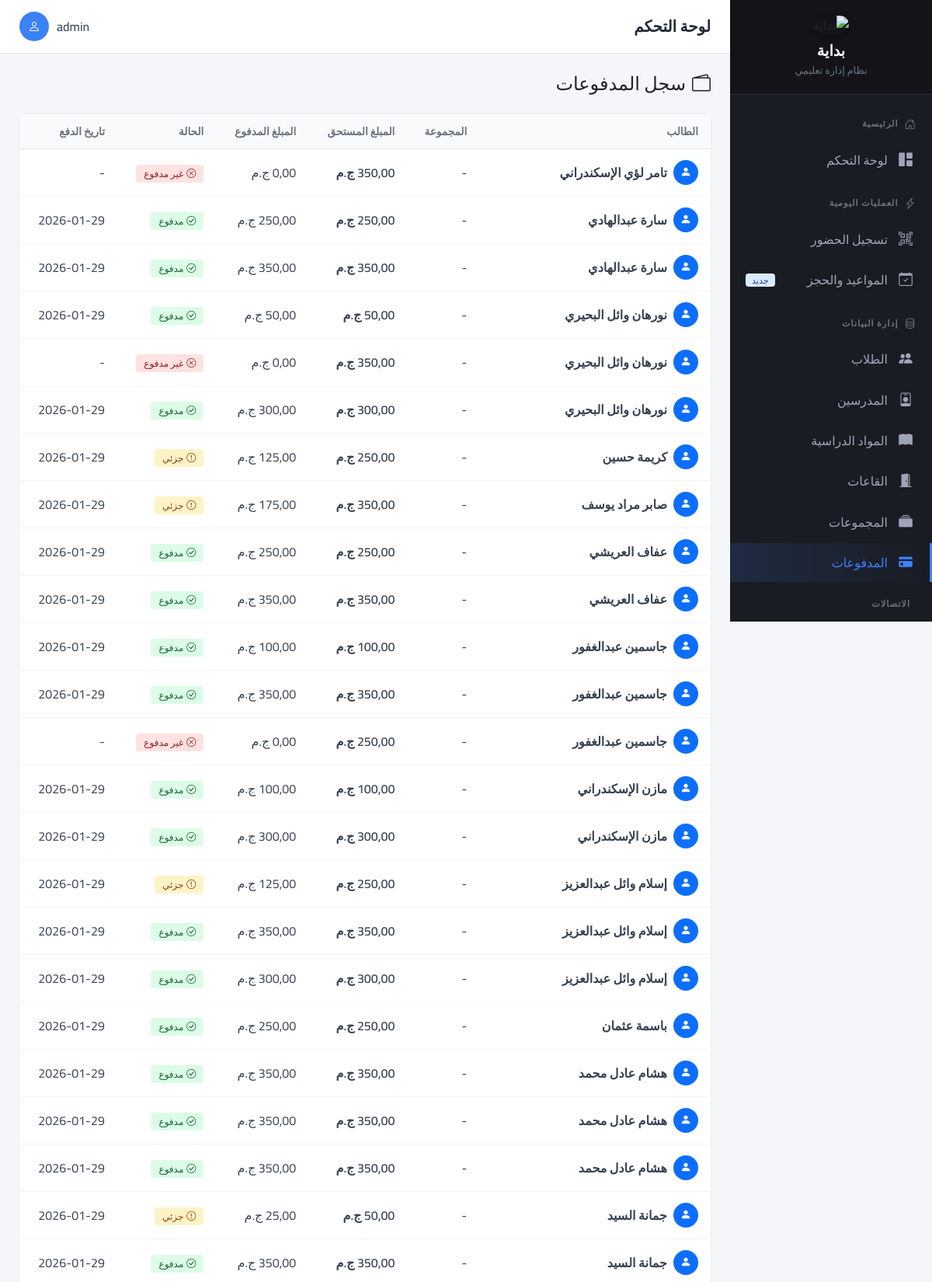
/payments/ (signed in, upper part), run on the app's committed database.
### apps/accounts/models.py (models this page shows, shortened)
class User(AbstractUser):
    ROLE_CHOICES = [
        ('admin', 'مدير النظام'),
        ('supervisor', 'مشرف الحضور'),
        ('teacher', 'مدرس'),
    ]
    user_id = models.AutoField(primary_key=True)
    role = models.CharField(
        max_length=20,
        choices=ROLE_CHOICES,
        default='supervisor',
        verbose_name='الدور'
    )
    phone = models.CharField(
        max_length=17,
        blank=True,
        verbose_name='رقم الهاتف'
    )
    is_active = models.BooleanField(default=True)
    created_at = models.DateTimeField(auto_now_add=True)
    updated_at = models.DateTimeField(auto_now=True)
    class Meta:
        db_table = 'users'
        verbose_name = 'مستخدم'
        verbose_name_plural = 'المستخدمين'

### apps/payments/models.py (models this page shows, shortened)
class Payment(models.Model):
    STATUS_CHOICES = [
        ('paid', 'مدفوع'),
        ('partial', 'مدفوع جزئياً'),
        ('unpaid', 'غير مدفوع'),
    ]
    payment_id = models.AutoField(primary_key=True)
    student = models.ForeignKey(
        'students.Student',
        on_delete=models.CASCADE,
        related_name='payments'
    )
    group = models.ForeignKey(
        'teachers.Group',
        on_delete=models.CASCADE,
        related_name='payments',
        verbose_name="المجموعة"
    )
    month = models.DateField(verbose_name="الشهر")
    amount_due = models.DecimalField(
        max_digits=10,
        decimal_places=2,
        verbose_name="المبلغ المطلوب"
    )
    amount_paid = models.DecimalField(
        max_digits=10,
        decimal_places=2,
        default=0,
        verbose_name="المبلغ المدفوع"
    )
    payment_date = models.DateTimeField(null=True, blank=True, verbose_name="تاريخ الدفع")
    sessions_attended = models.IntegerField(default=0, verbose_name="عدد الحصص")
    status = models.CharField(
        max_length=10,
        choices=STATUS_CHOICES,
        default='unpaid',
        verbose_name="الحالة"
    )
    notes = models.TextField(blank=True, verbose_name="ملاحظات")
    created_at = models.DateTimeField(auto_now_add=True)
    updated_at = models.DateTimeField(auto_now=True)
    class Meta:
        db_table = 'payments'
        unique_together = ['student', 'group', 'month']
        ordering = ['-month']

### apps/students/models.py (models this page shows, shortened)
class Student(models.Model):
    GENDER_CHOICES = [
        ('male', 'ذكر'),
        ('female', 'أنثى'),
    ]
    EDUCATION_STAGE_CHOICES = [
        ('primary', 'ابتدائي'),
        ('preparatory', 'إعدادي'),
        ('secondary', 'ثانوي'),
    ]
    EDUCATION_YEAR_CHOICES = [
        ('1', 'أولى'),
        ('2', 'ثانية'),
        ('3', 'ثالثة'),
    ]
    EDUCATION_TYPE_CHOICES = [
        ('general', 'عام'),
        ('languages', 'لغات'),
        ('experimental', 'تجريبي'),
    ]
    student_id = models.AutoField(primary_key=True)
    student_code = models.CharField(
        max_length=10,
        unique=True,
        db_index=True,
        verbose_name="كود الطالب",
        help_text="كود قصير ومميز (مثال: 1001، 5050)"
    )
    full_name = models.CharField(max_length=255, verbose_name="الاسم الكامل")
    gender = models.CharField(
        max_length=10,
        choices=GENDER_CHOICES,
        default='male',
        verbose_name="النوع",
        help_text="لتحديد نوع المجموعة المناسبة"
    )
    education_stage = models.CharField(
        max_length=20,
        choices=EDUCATION_STAGE_CHOICES,
        blank=True,
        verbose_name="المرحلة الدراسية"
    )
    education_year = models.CharField(
        max_length=5,
        choices=EDUCATION_YEAR_CHOICES,
        blank=True,
        verbose_name="السنة الدراسية"
    )
    education_type = models.CharField(
        max_length=20,
        choices=EDUCATION_TYPE_CHOICES,
        default='general',
        verbose_name="نوع التعليم"
    )
    groups = models.ManyToManyField(
        'teachers.Group',
        through='StudentGroupEnrollment',
        related_name='enrolled_students',
        verbose_name="المجموعات"
    )
    phone_regex = RegexValidator(
        regex=r'^\+?1?\d{9,15}$',
        message="رقم الهاتف يجب أن يكون بالصيغة: '+999999999'"
    )
    student_phone = models.CharField(
        validators=[RegexValidator(
            regex=r'^\+?1?\d{9,15}$',
            message="رقم الهاتف يجب أن يكون بالصيغة: '+999999999'"
        )],
        max_length=17,
        blank=True,
        verbose_name="رقم الطالب"
    )
    parent_phone = models.CharField(
        validators=[RegexValidator(
            regex=r'^\+?1?\d{9,15}$',
            message="رقم الهاتف يجب أن يكون بالصيغة: '+999999999'"
        )],
        max_length=17,
        verbose_name="هاتف ولي الأمر",
        help_text="للأولاد = الأب، للبنات = الأم/الأخت"
    )
    date_of_birth = models.DateField(
        null=True,
        blank=True,
        verbose_name="تاريخ الميلاد"
    )
    school_name = models.CharField(
        max_length=100,
        blank=True,
        verbose_name="اسم المدرسة"
    )
    grade = models.CharField(
        max_length=50,
        blank=True,
        verbose_name="الصف الدراسي"
    )
    address = models.TextField(
        blank=True,
        verbose_name="العنوان"
    )
    parent_name = models.CharField(
        max_length=255,
        blank=True,
        verbose_name="اسم ولي الأمر"
    )
    is_active = models.BooleanField(default=True, verbose_name="نشط")
    created_at = models.DateTimeField(auto_now_add=True)
    updated_at = models.DateTimeField(auto_now=True)
    class Meta:
        db_table = 'students'
        verbose_name = 'طالب'
        verbose_name_plural = 'الطلاب'
        ordering = ['-created_at']

### apps/payments/views.py (the view)
# urls.py: path('', views.payment_list, name='list'),
@login_required
def payment_list(request):
    payments = Payment.objects.select_related('student').all()
    return render(request, 'payments/list.html', {'payments': payments})

### templates/payments/list.html (shortened to what this page needs)
{% extends 'base.html' %}
{% block content %}
<div class="d-flex justify-content-between align-items-center mb-4">
    <h4 class="mb-0"><i class="bi bi-wallet2 me-2"></i>سجل المدفوعات</h4>
</div>
<div class="card">
    <div class="card-body p-0">
        <div class="table-responsive">
            <table class="table table-hover mb-0">
                <thead>
                    <tr>
                        <th>الطالب</th>
                        <th>المجموعة</th>
                        <th>المبلغ المستحق</th>
                        <th>المبلغ المدفوع</th>
                        <th>الحالة</th>
                        <th>تاريخ الدفع</th>
                    </tr>
                </thead>
                <tbody>
                    {% for payment in payments %}
                    <tr>
                        <td>
                            <div class="d-flex align-items-center">
                                <div class="rounded-circle bg-primary d-flex align-items-center justify-content-center me-2" style="width: 32px; height: 32px;">
                                    <i class="bi bi-person-fill text-white" style="font-size: 0.875rem;"></i>
                                </div>
                                <span class="fw-semibold">{{ payment.student.full_name }}</span>
                            </div>
                        </td>
                        <td>{{ payment.student.group.group_name|default:"-" }}</td>
                        <td><span class="fw-semibold">{{ payment.amount_due }} ج.م</span></td>
                        <td>{{ payment.amount_paid }} ج.م</td>
                        <td>
                            {% if payment.status == 'paid' %}
                            <span class="badge bg-success"><i class="bi bi-check-circle me-1"></i>مدفوع</span>
                            {% elif payment.status == 'partial' %}
                            <span class="badge bg-warning"><i class="bi bi-exclamation-circle me-1"></i>جزئي</span>
                            {% else %}
                            <span class="badge bg-danger"><i class="bi bi-x-circle me-1"></i>غير مدفوع</span>
                            {% endif %}
                        </td>
                        <td>{{ payment.payment_date|date:"Y-m-d"|default:"-" }}</td>
                    </tr>
                    {% endfor %}
                </tbody>
            </table>
        </div>
    </div>
</div>
{% endblock %}

### templates/base.html (shortened to what this page needs)
<!DOCTYPE html>
<html lang="ar" dir="rtl">
<head>
    <link href="https://cdn.jsdelivr.net/npm/bootstrap@5.3.2/dist/css/bootstrap.rtl.min.css" rel="stylesheet">
    <link rel="stylesheet" href="https://cdn.jsdelivr.net/npm/bootstrap-icons@1.11.1/font/bootstrap-icons.css">
</head>
<body>
    <aside class="sidebar" id="sidebar">
        <div class="sidebar-header">
            <img src="https://quant1.b-cdn.net/R3TXa5heKSHw.jpeg" alt="بداية" class="sidebar-logo">
            <h4>بداية</h4>
            <span>نظام إدارة تعليمي</span>
        </div>
        <nav class="sidebar-menu">
            <div class="menu-section">
                <div class="menu-header">
                    <i class="bi bi-house-door"></i>
                    الرئيسية
                </div>
                <a href="{% url 'reports:dashboard' %}" class="menu-item {% if request.resolver_match.namespace == 'reports' and request.resolver_match.url_name == 'dashboard' %}active{% endif %}">
                    <i class="bi bi-grid-1x2-fill"></i>
                    <span>لوحة التحكم</span>
                </a>
            </div>
            <div class="menu-section">
                <div class="menu-header">
                    <i class="bi bi-lightning-charge"></i>
                    العمليات اليومية
                </div>
                <a href="{% url 'attendance:scanner' %}" class="menu-item {% if request.resolver_match.url_name == 'scanner' %}active{% endif %}">
                    <i class="bi bi-qr-code-scan"></i>
                    <span>تسجيل الحضور</span>
                </a>
                <a href="{% url 'teachers:booking_search' %}" class="menu-item {% if 'booking' in request.resolver_match.url_name %}active{% endif %}">
                    <i class="bi bi-calendar-check"></i>
                    <span>المواعيد والحجز</span>
                    <span class="badge bg-primary">جديد</span>
                </a>
            </div>
            <div class="menu-section">
                <div class="menu-header">
                    <i class="bi bi-database"></i>
                    إدارة البيانات
                </div>
                <a href="{% url 'students:list' %}" class="menu-item {% if request.resolver_match.namespace == 'students' %}active{% endif %}">
                    <i class="bi bi-people-fill"></i>
                    <span>الطلاب</span>
                </a>
                <a href="{% url 'teachers:list' %}" class="menu-item ">
                    <i class="bi bi-person-badge"></i>
                    <span>المدرسين</span>
                </a>
                <a href="{% url 'teachers:subject_list' %}" class="menu-item {% if 'subject' in request.resolver_match.url_name %}active{% endif %}">
                    <i class="bi bi-book-fill"></i>
                    <span>المواد الدراسية</span>
                </a>
                <a href="{% url 'teachers:room_list' %}" class="menu-item {% if 'room' in request.resolver_match.url_name %}active{% endif %}">
                    <i class="bi bi-door-open-fill"></i>
                    <span>القاعات</span>
                </a>
                <a href="{% url 'teachers:group_list' %}" class="menu-item {% if 'group' in request.resolver_match.url_name %}active{% endif %}">
                    <i class="bi bi-collection-fill"></i>
                    <span>المجموعات</span>
                </a>
                <a href="{% url 'payments:list' %}" class="menu-item {% if request.resolver_match.namespace == 'payments' %}active{% endif %}">
                    <i class="bi bi-credit-card-fill"></i>
                    <span>المدفوعات</span>
                </a>
            </div>
            <div class="menu-section">
                <div class="menu-header">
                    الاتصالات
                </div>
                <a href="{% url 'notifications:whatsapp_dashboard' %}" class="menu-item {% if 'whatsapp' in request.path %}active{% endif %}">
                </a>
            </div>
        </nav>
    </aside>
    <div class="main-wrapper">
        <header class="top-header">
            <div class="d-flex align-items-center">
                <h1 class="page-title">{% block page_title %}لوحة التحكم{% endblock %}</h1>
            </div>
            {% if user.is_authenticated %}
            <div class="user-info">
                <span class="user-name">{{ user.get_full_name|default:user.username }}</span>
                <div class="user-avatar">
                    <i class="bi bi-person"></i>
                </div>
            </div>
            {% endif %}
        </header>
        <main class="content-area">
            {% block content %}{% endblock %}
        </main>
    </div>
</body>
</html>

### data on the page
User: get_full_name "admin"
Payment: student.full_name "تامر لؤي الإسكندراني", student.group.group_name "-", amount_due "350,00", amount_paid "0,00", status "unpaid" (drawn), payment_date "-"
Payment: student.full_name "سارة عبدالهادي", student.group.group_name "-", amount_due "250,00", amount_paid "250,00", status "paid" (drawn), payment_date "2026-01-29"
Payment: student.full_name "سارة عبدالهادي", student.group.group_name "-", amount_due "350,00", amount_paid "350,00", status "paid" (drawn), payment_date "2026-01-29"
Payment: student.full_name "نورهان وائل البحيري", student.group.group_name "-", amount_due "50,00", amount_paid "50,00", status "paid" (drawn), payment_date "2026-01-29"
Payment: student.full_name "نورهان وائل البحيري", student.group.group_name "-", amount_due "350,00", amount_paid "0,00", status "unpaid" (drawn), payment_date "-"
Payment: student.full_name "نورهان وائل البحيري", student.group.group_name "-", amount_due "300,00", amount_paid "300,00", status "paid" (drawn), payment_date "2026-01-29"
Payment: student.full_name "كريمة حسين", student.group.group_name "-", amount_due "250,00", amount_paid "125,00", status "partial" (drawn), payment_date "2026-01-29"
Payment: student.full_name "صابر مراد يوسف", student.group.group_name "-", amount_due "350,00", amount_paid "175,00", status "partial" (drawn), payment_date "2026-01-29"
Payment: student.full_name "عفاف العريشي", student.group.group_name "-", amount_due "250,00", amount_paid "250,00", status "paid" (drawn), payment_date "2026-01-29"
Payment: student.full_name "عفاف العريشي", student.group.group_name "-", amount_due "350,00", amount_paid "350,00", status "paid" (drawn), payment_date "2026-01-29"
Payment: student.full_name "جاسمين عبدالغفور", student.group.group_name "-", amount_due "100,00", amount_paid "100,00", status "paid" (drawn), payment_date "2026-01-29"
Payment: student.full_name "جاسمين عبدالغفور", student.group.group_name "-", amount_due "350,00", amount_paid "350,00", status "paid" (drawn), payment_date "2026-01-29"
Payment: student.full_name "جاسمين عبدالغفور", student.group.group_name "-", amount_due "250,00", amount_paid "0,00", status "unpaid" (drawn), payment_date "-"
Payment: student.full_name "مازن الإسكندراني", student.group.group_name "-", amount_due "100,00", amount_paid "100,00", status "paid" (drawn), payment_date "2026-01-29"
Payment: student.full_name "مازن الإسكندراني", student.group.group_name "-", amount_due "300,00", amount_paid "300,00", status "paid" (drawn), payment_date "2026-01-29"
Payment: student.full_name "إسلام وائل عبدالعزيز", student.group.group_name "-", amount_due "250,00", amount_paid "125,00", status "partial" (drawn), payment_date "2026-01-29"
Payment: student.full_name "إسلام وائل عبدالعزيز", student.group.group_name "-", amount_due "350,00", amount_paid "350,00", status "paid" (drawn), payment_date "2026-01-29"
Payment: student.full_name "إسلام وائل عبدالعزيز", student.group.group_name "-", amount_due "300,00", amount_paid "300,00", status "paid" (drawn), payment_date "2026-01-29"
Payment: student.full_name "باسمة عثمان", student.group.group_name "-", amount_due "250,00", amount_paid "250,00", status "paid" (drawn), payment_date "2026-01-29"
Payment: student.full_name "هشام عادل محمد", student.group.group_name "-", amount_due "350,00", amount_paid "350,00", status "paid" (drawn), payment_date "2026-01-29"
Payment: student.full_name "هشام عادل محمد", student.group.group_name "-", amount_due "350,00", amount_paid "350,00", status "paid" (drawn), payment_date "2026-01-29"
Payment: student.full_name "هشام عادل محمد", student.group.group_name "-", amount_due "350,00", amount_paid "350,00", status "paid" (drawn), payment_date "2026-01-29"
Payment: student.full_name "جمانة السيد", student.group.group_name "-", amount_due "50,00", amount_paid "25,00", status "partial" (drawn), payment_date "2026-01-29"
Payment: student.full_name "جمانة السيد", student.group.group_name "-", amount_due "350,00", amount_paid "350,00", status "paid" (drawn), payment_date "2026-01-29"
